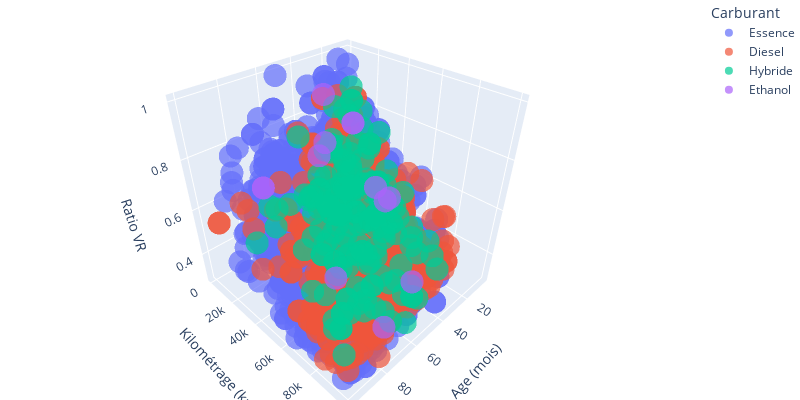

The code cell stored with this chart in its notebook:
### Code cell
# Graphique de 3 dimensions avec Plotly: ratio_vr, age_months et kilometrage
fig = px.scatter_3d(df_preprocessed, x='age_months', y='kilometrage', z='ratio_vr',
                    color='carburant', opacity=0.7)

fig.update_layout(scene= dict(xaxis_title = "Age (mois)",
                              yaxis_title = "Kilométrage (km)",
                              zaxis_title = "Ratio VR"),
                  legend_title_text = "Carburant",
                  width = 800, height = 400,
                  margin=dict(l=0, r=0, b=0, t=0)
                 )
fig.show()

### Figure 1 — Plotly figure (JSON) as saved in the notebook; plotly's stock layout.template omitted (floating-point values rounded to 4 significant figures; data arrays with more than 128 entries replaced by an {"elided": "..."} marker saying what was removed)
{"data": [{"hovertemplate": "carburant=Essence<br>age_months=%{x}<br>kilometrage=%{y}<br>ratio_vr=%{z}<extra></extra>", "legendgroup": "Essence", "marker": {"color": "#636efa", "opacity": 0.7, "symbol": "circle"}, "mode": "markers", "name": "Essence", "scene": "scene", "showlegend": true, "type": "scatter3d", "x": {"elided": "1562 float values"}, "y": {"elided": "1562 float values"}, "z": {"elided": "1562 float values"}}, {"hovertemplate": "carburant=Diesel<br>age_months=%{x}<br>kilometrage=%{y}<br>ratio_vr=%{z}<extra></extra>", "legendgroup": "Diesel", "marker": {"color": "#EF553B", "opacity": 0.7, "symbol": "circle"}, "mode": "markers", "name": "Diesel", "scene": "scene", "showlegend": true, "type": "scatter3d", "x": {"elided": "590 float values"}, "y": {"elided": "590 float values"}, "z": {"elided": "590 float values"}}, {"hovertemplate": "carburant=Hybride<br>age_months=%{x}<br>kilometrage=%{y}<br>ratio_vr=%{z}<extra></extra>", "legendgroup": "Hybride", "marker": {"color": "#00cc96", "opacity": 0.7, "symbol": "circle"}, "mode": "markers", "name": "Hybride", "scene": "scene", "showlegend": true, "type": "scatter3d", "x": {"elided": "172 float values"}, "y": {"elided": "172 float values"}, "z": {"elided": "172 float values"}}, {"hovertemplate": "carburant=Ethanol<br>age_months=%{x}<br>kilometrage=%{y}<br>ratio_vr=%{z}<extra></extra>", "legendgroup": "Ethanol", "marker": {"color": "#ab63fa", "opacity": 0.7, "symbol": "circle"}, "mode": "markers", "name": "Ethanol", "scene": "scene", "showlegend": true, "type": "scatter3d", "x": [12.2, 37.5, 33.2, 39.9, 63.6, 41.4, 37.8, 80.9, 36.9, 12.2, 85.2, 73.8, 85.2], "y": [12110.0, 62590.0, 12710.0, 15590.0, 99320.0, 22230.0, 53800.0, 72410.0, 59600.0, 12110.0, 31850.0, 94530.0, 31850.0], "z": [0.7334, 0.6422, 0.7066, 0.678, 0.5645, 0.9397, 0.6569, 0.536, 0.617, 0.7334, 0.7476, 0.3976, 0.7476]}], "layout": {"height": 400, "legend": {"title": {"text": "Carburant"}, "tracegroupgap": 0}, "margin": {"b": 0, "l": 0, "r": 0, "t": 0}, "scene": {"domain": {"x": [0, 1], "y": [0, 1]}, "xaxis": {"title": {"text": "Age (mois)"}}, "yaxis": {"title": {"text": "Kilométrage (km)"}}, "zaxis": {"title": {"text": "Ratio VR"}}}, "width": 800}}
